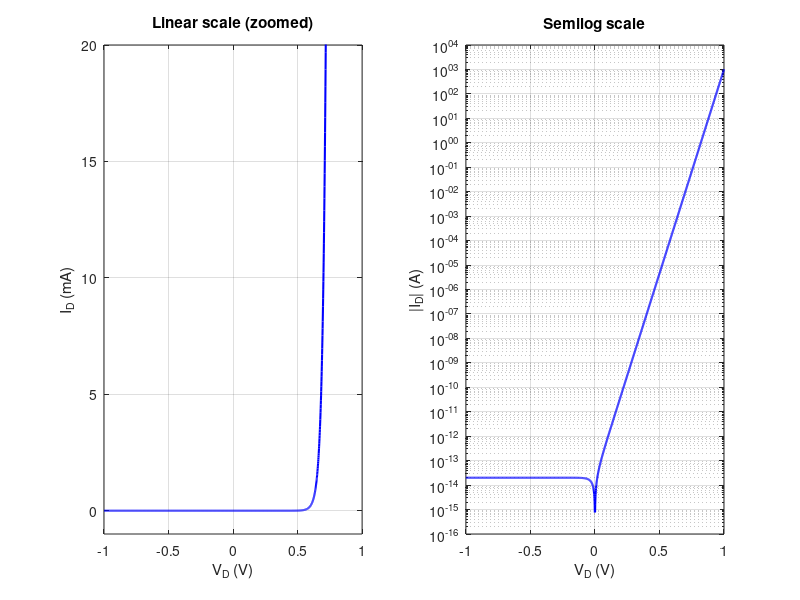

This chart was generated by the following MATLAB code:
% ELE 224L - Experiment 1 - Section 1.2
% I-V characteristic of the diode equation, -1 V <= VD <= 1 V
clear; clc; close all;

VT = 0.026;      % thermal voltage (V)
IS = 20e-15;     % saturation current (A)
n  = 1;          % ideality factor

VD = linspace(-1, 1, 2001);          % diode voltage vector (V)
ID = IS .* (exp(VD ./ (n*VT)) - 1);  % diode equation, Eq. (1)

figure('Name', 'Diode I-V');
subplot(1,2,1);
plot(VD, ID*1e3, 'b', 'LineWidth', 1.5); grid on;
xlabel('V_D (V)'); ylabel('I_D (mA)');
title('Linear scale (zoomed)');
ylim([-1 20]); xlim([-1 1]);

subplot(1,2,2);
semilogy(VD, abs(ID), 'b', 'LineWidth', 1.5); grid on;
xlabel('V_D (V)'); ylabel('|I_D| (A)');
title('Semilog scale');

% numerical check values printed to the command window
VDchk = [-1 0 0.5 0.6 0.7];
IDchk = IS .* (exp(VDchk ./ (n*VT)) - 1);
for k = 1:numel(VDchk)
    fprintf('VD = %5.2f V  ->  ID = %.6e A\n', VDchk(k), IDchk(k));
end
